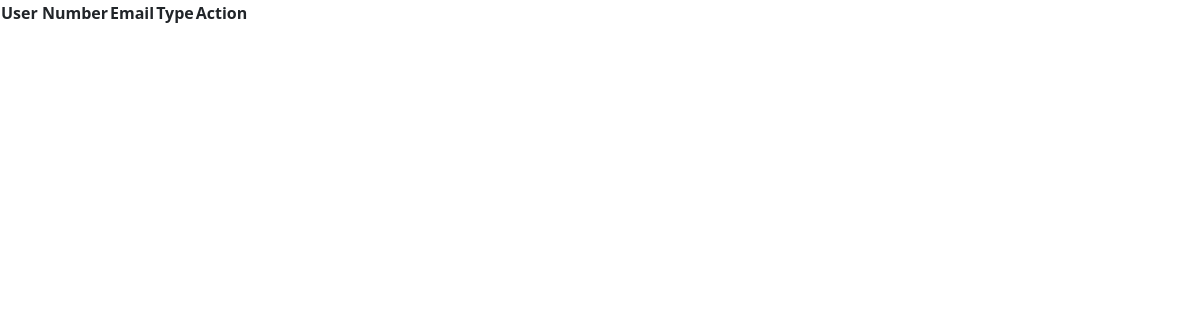
/admin-panel/users/requests/, run on an earlier commit of the app's database.
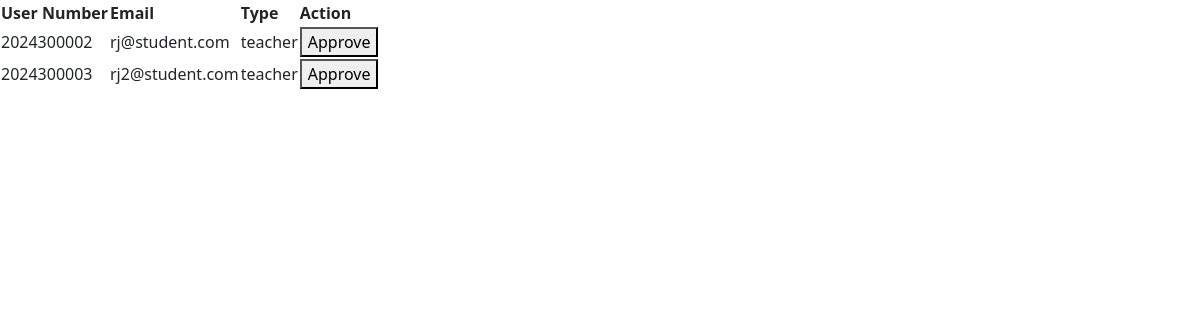
And on a later commit of the database.
### onlinerequest/models.py (models this page shows, shortened)
class User(AbstractBaseUser):
    USER_TYPE_CHOICES = (
      (1, 'student'),
      (2, 'teacher'),
      (3, 'secretary'),
      (4, 'supervisor'),
      (5, 'admin'),
    )
    student_number = models.CharField(max_length=64, unique=True)
    email = models.EmailField(max_length=254, unique=True)
    password = models.CharField(max_length=22)
    is_active = models.BooleanField(default=False)
    user_type = models.PositiveSmallIntegerField(choices = USER_TYPE_CHOICES, default = 1)
    USERNAME_FIELD = 'email'
    REQUIRED_FIELDS = ['student_number']
    def get_user_type_display(self):
        return dict(self.USER_TYPE_CHOICES).get(self.user_type, 'Unknown')

### onlinerequest/views/admin_user_requests.py (the view)
# urls.py: path('', views.index),
def index(request):
    if request.method == "POST":
        user_id = request.POST.get('user_id')
        user = User.objects.get(id = user_id)
        user.is_active = True
        user.save()
        return JsonResponse({'status' : True, 'message': str(user) + " approved."})
    else:
        users = User.objects.filter(is_active = False)
        return render(request, 'admin/user/index.html', {'users': users})

### onlinerequest/templates/admin/user/index.html (shortened to what this page needs)
<!DOCTYPE html>
<html lang="en">
<head>
    {% include 'header.html' %}
</head>
<body>
    <table>
        <tr>
          <th>User Number</th>
          <th>Email</th>
          <th>Type</th>
          <th>Action</th>
        </tr>
        {% if users %}
        {% for user in users %}
        <tr id="tr{{ user.id }}">
            <td>{{ user.student_number }}</td>
            <td>{{ user.email }}</td>
            <td>{{ user.get_user_type_display }}</td>
            <td>
                <button onclick="approveUser('{{ user.id }}')">Approve</button>
            </td>
        </tr>
        {% endfor %}
        {% endif %}
    </table>
</body>
</html>

### onlinerequest/templates/header.html (shortened to what this page needs)
{% load static %}
<link rel="stylesheet" type="text/css" href="https://cdn.datatables.net/1.10.25/css/jquery.dataTables.css">
<link rel="stylesheet" href="https://cdn.datatables.net/responsive/2.4.0/css/responsive.dataTables.min.css">
<link rel="stylesheet" href="{% static 'css/bootstrap.css' %}" />
<link rel="stylesheet" type="text/css" href="https://cdn.jsdelivr.net/npm/toastify-js/src/toastify.min.css">

### onlinerequest/templates/footer.html (shortened to what this page needs)
{% load static %}

What changed in the data, as far as the page shows it:
added User: student_number "2024300002", email "rj@student.com", user_type "teacher"
added User: student_number "2024300003", email "rj2@student.com", user_type "teacher"
